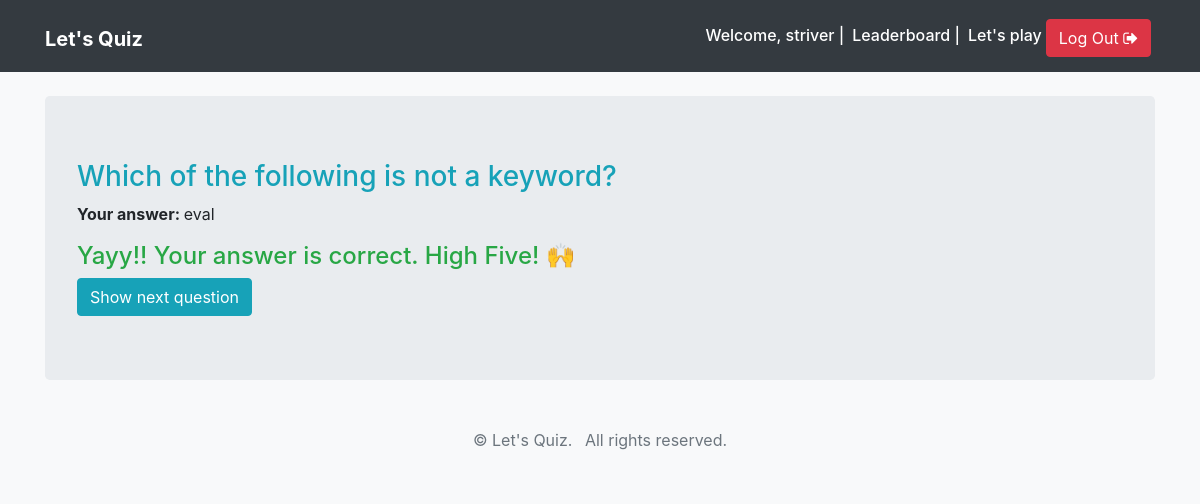
The page /submission-result/1/ (signed in) on the database its author committed.
### quiz/models.py (models this page shows, shortened)
class AttemptedQuestion(TimeStampedModel):
    question = models.ForeignKey(Question, on_delete=models.CASCADE)
    quiz_profile = models.ForeignKey(QuizProfile, on_delete=models.CASCADE, related_name='attempts')
    selected_choice = models.ForeignKey(Choice, on_delete=models.CASCADE, null=True)
    is_correct = models.BooleanField(_('Was this attempt correct?'), default=False, null=False)
    marks_obtained = models.DecimalField(_('Marks Obtained'), default=0, decimal_places=2, max_digits=6)

class Question(TimeStampedModel):
    ALLOWED_NUMBER_OF_CORRECT_CHOICES = 1
    html = models.TextField(_('Question Text'))
    maximum_marks = models.DecimalField(_('Maximum Marks'), default=4, decimal_places=2, max_digits=6)

class Choice(TimeStampedModel):
    MAX_CHOICES_COUNT = 4
    question = models.ForeignKey(Question, related_name='choices', on_delete=models.CASCADE)
    is_correct = models.BooleanField(_('Is this answer correct?'), default=False, null=False)
    html = models.TextField(_('Choice Text'))

### quiz/views.py (the view)
# urls.py: url(r'^submission-result/(?P<attempted_question_pk>\d+)/', views.submission_result, name='submission_result'),
@login_required()
def submission_result(request, attempted_question_pk):
    attempted_question = get_object_or_404(AttemptedQuestion, pk=attempted_question_pk)
    context = {
        'attempted_question': attempted_question,
    }
    return render(request, 'quiz/submission_result.html', context=context)

### templates/quiz/submission_result.html (shortened to what this page needs)
{% extends 'base.html' %}
{% block content %}
<div class="container">
	<div class="jumbotron my-4">
	   	<h3 class="text-info">{{ attempted_question.question.html|safe }}</h3>
		<p>
		    <strong>Your answer: </strong>
		    {{ attempted_question.selected_choice.html|safe }}
		</p>
		{% if attempted_question.selected_choice.is_correct %}
		<h4 class="text-success">Yayy!! Your answer is correct. High Five! 🙌</h4>
		{% else %}
		<h4 class="text-danger">Your answer is incorrect 😟</h4>
		{% endif %}
		<a class="btn btn-info" href="{% url 'quiz:play' %}">Show next question</a>
	</div>
</div>
{% endblock content %}

### templates/base.html (shortened to what this page needs)
{% load static %}
<!doctype html>
<html lang="en">
<head>
    <link rel="stylesheet" href="https://maxcdn.bootstrapcdn.com/bootstrap/4.0.0-beta.2/css/bootstrap.min.css">
    <link rel="stylesheet" href="https://maxcdn.bootstrapcdn.com/font-awesome/4.7.0/css/font-awesome.min.css">
    <link rel="stylesheet" href="https://maxcdn.bootstrapcdn.com/font-awesome/4.7.0/css/font-awesome.min.css">
    <link rel="stylesheet" href="{% static 'css/main.css' %}">
</head>
<body class="bg-light">
    <nav class="navbar navbar-expand-md navbar-dark bg-dark">
        <div class="container">
            <h1><a href="{% url 'quiz:home' %}" class="navbar-brand">
            <strong>Let's Quiz</strong></a></h1>
            <div class="collapse navbar-collapse justify-content-end " id="navbar">
                {% if not request.user.is_active %}
                <a href="{% url 'quiz:leaderboard' %}" class="btn btn-info mt-1 mx-1">Leaderboard</a>
                <a href="{% url 'quiz:login' %}" class="btn btn-info mt-1"><i class="fa fa-sign-in" aria-hidden="true"></i> Log In</a>
                {% else %}
                <h6 class="text-white mt-2 mr-2">Welcome, {{ request.user.username }} | </h6>
                <h6 class="text-white mt-2 mr-2"><a href="{% url 'quiz:leaderboard' %}" class="text-white">Leaderboard</a> |</h6>
                <h6 class="mt-2"><a href="{% url 'quiz:play' %}" class="text-white">Let's play</a></h6>
                <a href="{% url 'quiz:logout' %}" class="btn btn-danger mt-1 mx-1">Log Out <i class="fa fa-sign-out" aria-hidden="true"></i></a>
                {% endif %}
            </div>
        </div>
    </nav>
    {% block content %}
    {% endblock content %}
    <footer class="bg-light text-muted py-0">
        <div class="container py-4">
            <ul class="list-inline mb-0 text-center">
                <li class="list-inline-item">&copy;  Let's Quiz.</li>
                <li class="list-inline-item">All rights reserved.</li>
            </ul>
        </div>
    </footer>
</body>
</html>

### rows shown on the page
AttemptedQuestion: question.html "Which of the following is not a keyword?", selected_choice.html "eval"

### other values the page prints
{{ request.user.username }} "striver"
